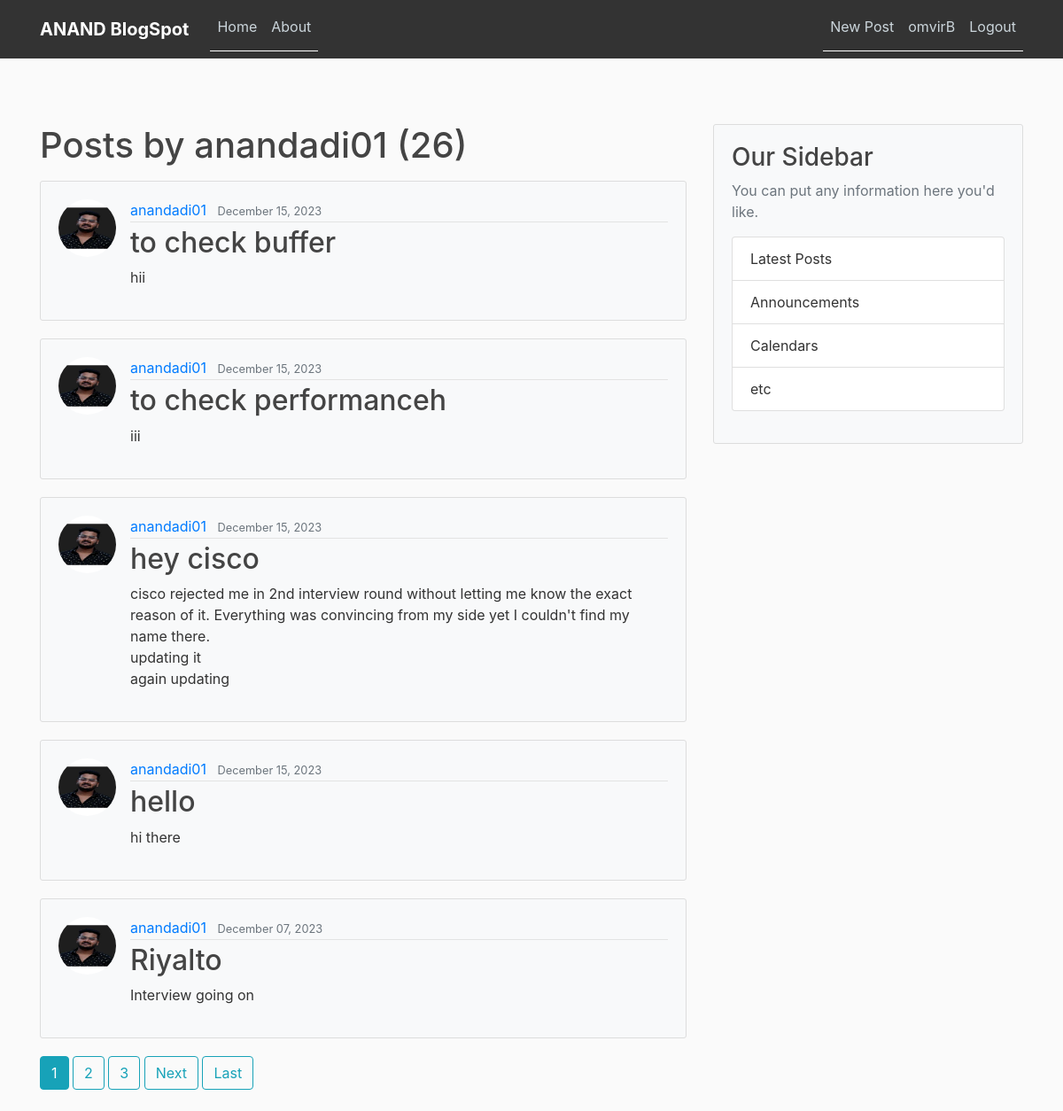
Page /user/anandadi01 (signed in) on the committed database.
### blog/models.py (models this page shows, shortened)
class Post(models.Model):
	title = models.CharField(max_length=100)
	content = models.TextField()
	date_posted = models.DateTimeField(default=timezone.now)
	author = models.ForeignKey(User, on_delete=models.CASCADE)

### users/models.py (models this page shows, shortened)
class Profile(models.Model):
	user = models.OneToOneField(User, on_delete=models.CASCADE)
	image = models.ImageField(default='default.jpg', upload_to='profile_pics')

### blog/views.py (the view)
# urls.py: path('user/<str:username>', UserPostListView.as_view(), name='user-posts'),
class UserPostListView(ListView):
	model = Post
	template_name = 'blog/user_posts.html' #<app>/<model>_<viewtype>.html
	context_object_name = 'posts'
	paginate_by = 5
	def get_queryset(self):
		user = get_object_or_404(User, username=self.kwargs.get('username'))
		return Post.objects.filter(author=user).order_by('-date_posted')

### blog/templates/blog/user_posts.html (shortened to what this page needs)
{% extends "blog/base.html" %}
{% block content %}
	<h1 class="mb-3">Posts by {{ view.kwargs.username }} ({{ page_obj.paginator.count }}) </h1>
	{% for post in posts %}
		<article class="media content-section">
			<img class="rounded-circle article-img" src="{{ post.author.profile.image.url }}">
		  <div class="media-body">
		    <div class="article-metadata">
		      <a class="mr-2" href="{% url 'user-posts' post.author.username %}">{{ post.author }}</a>
		      <small class="text-muted">{{ post.date_posted|date:"F d, Y" }}</small>
		    </div>
		    <h2><a class="article-title" href="{% url 'post-detail' post.id %}">{{ post.title }}</a></h2>
		    <p class="article-content">{{ post.content }}</p>
		  </div>
		</article>
	{% endfor %}
	{% if is_paginated %}
		{% for num in page_obj.paginator.page_range %}
			{% if page_obj.number == num %}
				<a class="btn btn-info mb-4" href="?page={{ num }}"> {{ num }} </a>
			{% elif num > page_obj.number|add:'-3' and num < page_obj.number|add:'3' %}
				<a class="btn btn-outline-info mb-4" href="?page={{ num }}"> {{ num }} </a>
			{% endif %}
		{% endfor %}
		{% if page_obj.has_next %}
			<a class="btn btn-outline-info mb-4" href="?page={{ page_obj.next_page_number }}">Next</a>
			<a class="btn btn-outline-info mb-4" href="?page={{ page_obj.paginator.num_pages }}">Last</a>
		{% endif %}
	{% endif %}
{% endblock content %}

### blog/templates/blog/base.html (shortened to what this page needs)
{% load static %}
<!DOCTYPE html>
<html>
<head>
    <link rel="stylesheet" href="https://maxcdn.bootstrapcdn.com/bootstrap/4.0.0/css/bootstrap.min.css">
    <link rel="stylesheet" type="text/css" href="{% static 'blog/main.css' %}">
</head>
<body>
    <header class="site-header">
        <nav class="navbar navbar-expand-md navbar-dark fixed-top">
            <div class="container">
                <a class="navbar-brand mr-4" href="/">ANAND BlogSpot</a>
                <div class="collapse navbar-collapse" id="navbarToggle">
                    <div class="navbar-nav mr-auto">
                        <a class="nav-item nav-link" href="/">Home</a>
                        <a class="nav-item nav-link" href="/about">About</a>
                    </div>
                    <div class="navbar-nav">
                        {% if user.is_authenticated %}
                            <a class="nav-item nav-link" href="{% url 'post-create' %}">New Post</a>
                            <a class="nav-item nav-link" href="{% url 'profile' %}">{{user.username}}</a>
                            <a class="nav-item nav-link" href="{% url 'logout' %}">Logout</a>
                        {% else %}
                            <a class="nav-item nav-link" href="{% url 'login' %}">Login</a>
                            <a class="nav-item nav-link" href="{% url 'register' %}">Register</a>
                        {% endif %}
                    </div>
                </div
            </div>
        </nav>
    </header>
    <main role="main" class="container">
        <div class="row">
            <div class="col-md-8">
                {% block content %}{% endblock %}
            </div>
            <div class="col-md-4">
                <div class="content-section">
                    <h3>Our Sidebar</h3>
                    <p class="text-muted">You can put any information here you'd like.</p>
                    <ul class="list-group">
                        <li class="list-group-item" href="#">Latest Posts</li>
                        <li class="list-group-item">Announcements</li>
                        <li class="list-group-item">Calendars</li>
                        <li class="list-group-item">etc</li>
                    </ul>
	      </div>
	    </div>
	  </div>
	</main>
</body>
</html>

### blog/static/blog/main.css (style rules this page uses)
body { background: #fafafa; color: #333333; margin-top: 5rem; }
h1, h2, h3, h4, h5, h6 { color: #444444; }
ul { margin: 0; }
.site-header .navbar-nav .nav-link { color: #cbd5db; }
.content-section { background: #ffffff; padding: 10px 20px; border: 1px solid #dddddd; border-radius: 3px; margin-bottom: 20px; }
.article-title { color: #444444; }
.article-content { white-space: pre-line; }
.article-img { height: 65px; width: 65px; margin-right: 16px; }
.article-metadata { padding-bottom: 1px; margin-bottom: 4px; border-bottom: 1px solid #e3e3e3 }

### blog/templates/blog/base.html (style rules this page uses)
body { padding-top: 60px; }
.navbar { background-color: #333; }
.navbar-brand { color: #fff; font-weight: bold; }
.navbar-nav .nav-link { color: #fff; }
.content-section { background-color: #f8f9fa; padding: 20px; margin-bottom: 20px; }
.navbar-nav .nav-item { padding: 0 10px; }
.navbar-nav .nav-link { margin: 0; padding-top: 10px; padding-bottom: 10px; }
.navbar-collapse { justify-content: flex-end; }
.navbar-nav { border-bottom: 1px solid #fff; padding-bottom: 5px; }

### rows in the picture
Post: author.profile.image (picture), author "anandadi01", date_posted "December 15, 2023", title "to check buffer", content "hii"
Post: author.profile.image (picture), author "anandadi01", date_posted "December 15, 2023", title "to check performanceh", content "iii"
Post: author.profile.image (picture), author "anandadi01", date_posted "December 15, 2023", title "hey cisco", content "cisco rejected me in 2nd interview round without letting me know the exact reason of it. Everything was convincing from my side yet I couldn't find my name there. updating it again updating"
Post: author.profile.image (picture), author "anandadi01", date_posted "December 15, 2023", title "hello", content "hi there"
Post: author.profile.image (picture), author "anandadi01", date_posted "December 07, 2023", title "Riyalto", content "Interview going on"

### other values in the picture
{{ user.username }} "omvirB"
{{ view.kwargs.username }} "anandadi01"
{{ page_obj.paginator.count }} "26"
{{ num }} "1"
{{ num }} "2" "3"
